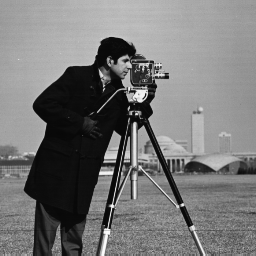
%> input picture 2/cameraman.tif, 256 x 256 px
$ octave Lecture_2_C.m   (GNU Octave 9; MATLAB toolbox functions it lacks are replaced by stand-ins)
%> lines starting %> are read from the running program, lines starting %| are printed output that depends on the picture; in (x1, y1, x2, y2) boxes, pixels count from 0 and x2, y2 are one past the last pixel; in counts of white or black regions, pixels touching at a corner belong together; the program's own positions count from 1
% written by JMKim
% blomqvist@korea.ac.kr
% 2018-Fall-EIEN934

close all;
clear all;
clc;

set(0,'defaultAxesFontSize',30)

ori_img = (imread('cameraman.tif'));
%> ori_img is the input picture: size 256x256 uint8; min 7, max 253, mean 118.7
ori_img = double(ori_img);
%> ori_img: size 256x256 double

figure; imagesc(ori_img); colormap gray; axis image; colorbar; caxis([0 256]);

ft_img = (fft2(ori_img));

figure; imagesc(abs(ft_img)); colormap gray; axis image; colorbar; caxis([0 1*10^5]);
%> after `caxis([0 1*10^5])`:
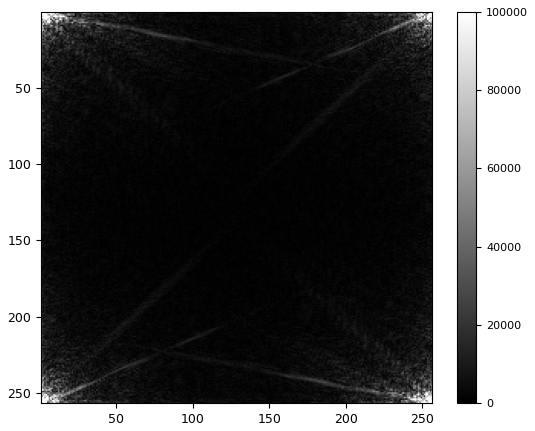
%> figure redrawn from the program's plot data

fts_img = fftshift(fft2(ori_img));

figure; imagesc(abs(fts_img)); colormap gray; axis image; colorbar; caxis([0 1*10^5]);
%> after `caxis([0 1*10^5])`:
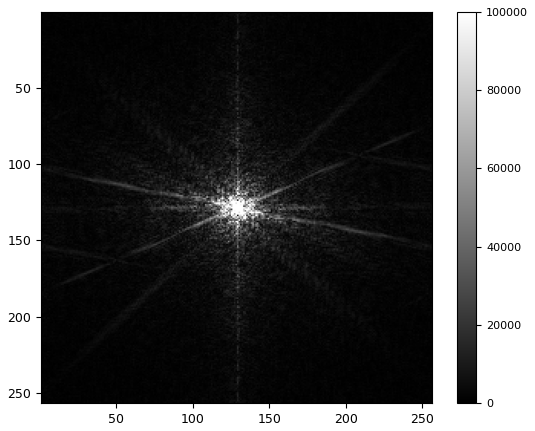
%> figure redrawn from the program's plot data

ifts_img = ifft2(fftshift(fts_img));

figure; imagesc(abs(ifts_img)); colormap gray; axis image; colorbar; caxis([0 256]);


%% Low pass filtering

circle_i = zeros(size(ori_img));

radius = 50;
center_x = 128;
center_y = 128;

for F1 = 1:size(circle_i,1)
    for F2 = 1:size(circle_i,2)
        if (F1-center_x)^2 + (F2-center_y)^2 > radius^2 %inside
            circle_i(F1,F2) = 1;
        else
            circle_i(F1,F2) = 0;
        end
    end
end
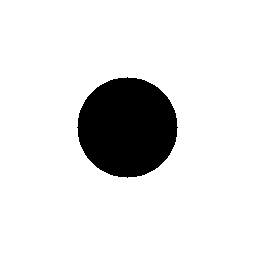
%> circle_i: size 256x256 double; values 0 (black) and 1 (white), 88% white; 1 black region, box (x1, y1, x2, y2) and area: (77, 77, 178, 178) 7845

figure; imagesc(circle_i); colormap gray; axis image; colorbar; caxis([0 1]);

filt_img = fts_img .* circle_i;

figure; imagesc(abs(filt_img)); colormap gray; axis image; colorbar; caxis([0 1*10^5]);
%> after `caxis([0 1*10^5])`:
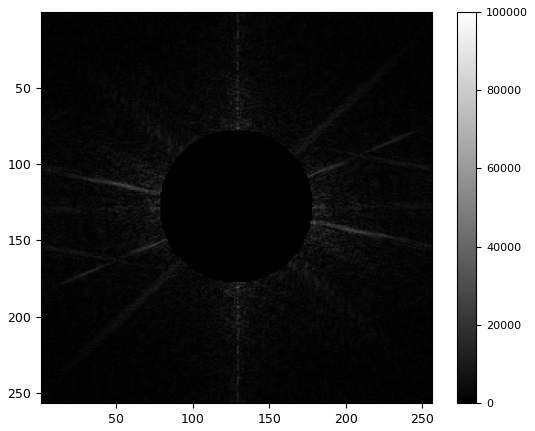
%> figure redrawn from the program's plot data

ifts_img = ifft2(fftshift(filt_img));

figure; imagesc(abs(ifts_img)); colormap gray; axis image; colorbar; caxis([0 250]);
%> after `caxis([0 250])`:
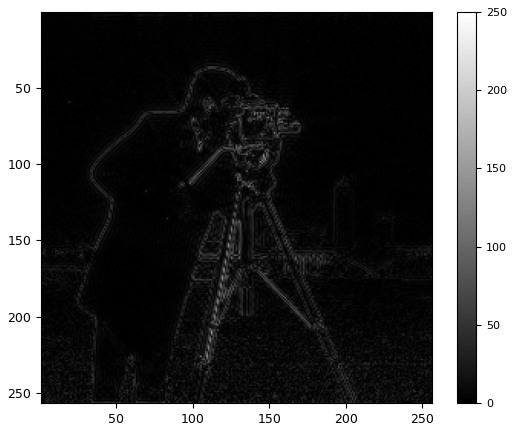
%> figure redrawn from the program's plot data


%% High pass filtering
